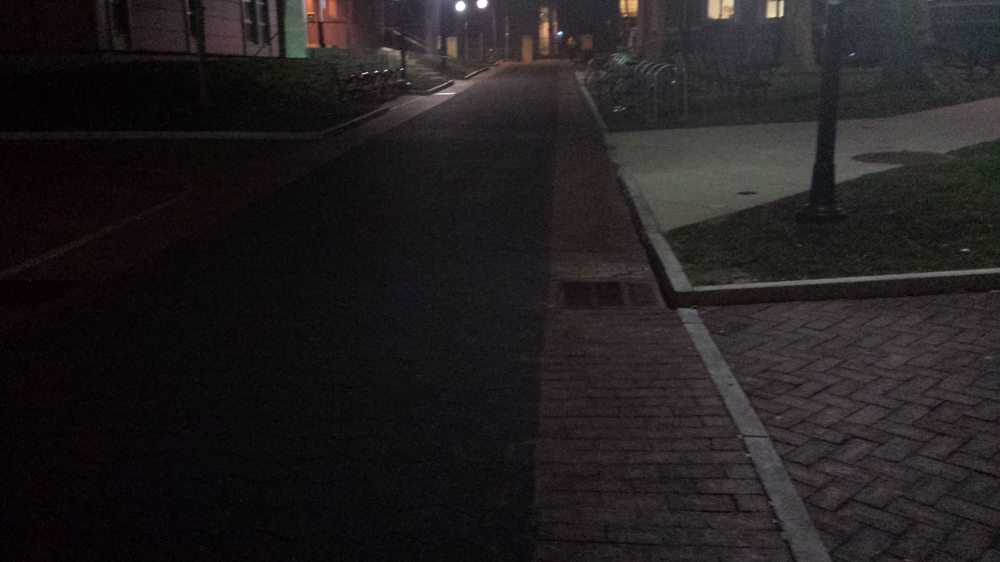
#> input picture image_proc/curb1.jpg, 1000 x 562 px, shrunk from 4128 x 2322 before the run
$ python detect_curb.py
#> lines starting #> are read from the running program, lines starting #| are printed output that depends on the picture; after the words box and inside, x2 and y2 are one past the last pixel; in counts of white or black regions, pixels touching at a corner belong together
import cv2
import numpy as np
im = cv2.imread('curb1.jpg')
#> im is the input picture: shape (562, 1000, 3); mean B, G, R 32.1, 30.5, 34.5
img_raw = im.copy()
imgray = cv2.cvtColor(im, cv2.COLOR_BGR2GRAY)
ret, thresh = cv2.threshold(imgray, 50, 255, cv2.THRESH_BINARY_INV)
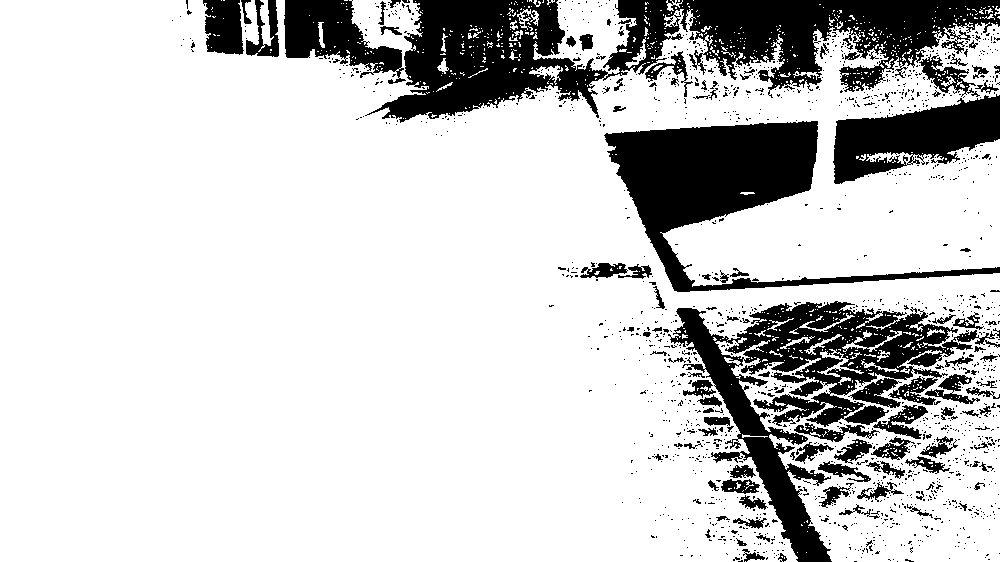
#> thresh: shape (562, 1000); 80.2% white; 1521 black regions (1408 under 20 px), largest, box (x1, y1, x2, y2) and area: (365, 0, 1000, 123) 35186, (668, 301, 1000, 562) 24023, (604, 121, 1000, 292) 19808
#cv2.imshow('Binary', thresh)
#cv2.waitKey()
kernel = np.ones((5,5), np.uint8)
dilation = cv2.dilate(thresh, kernel, iterations=5)
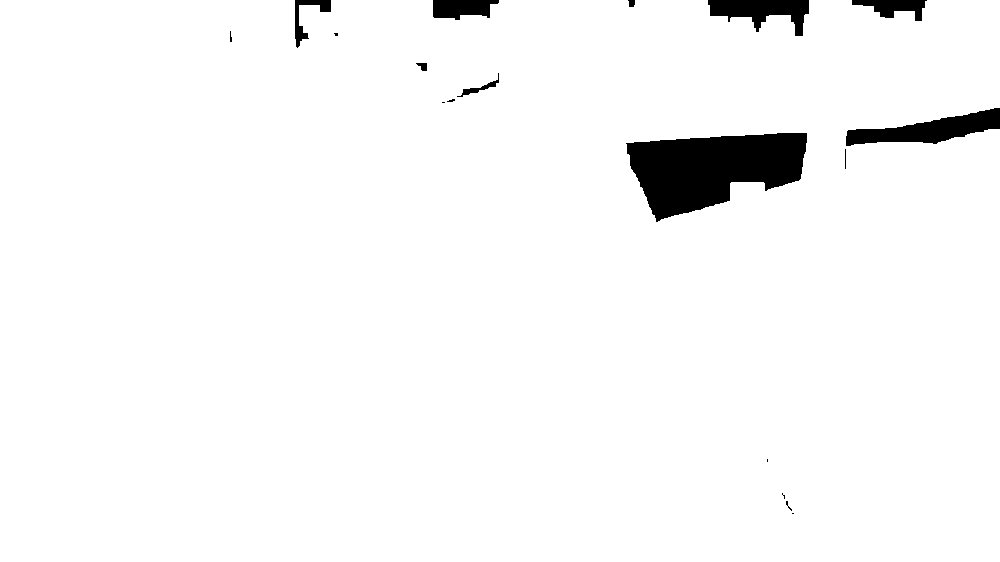
#> dilation: shape (562, 1000); 96.8% white; 18 black regions (8 under 20 px)
#cv2.imshow('Dilation', dilation)
#cv2.waitKey()
minLength = 300
conts_fin = []
ret, thresh = cv2.threshold(dilation, 127, 255, 0)
contours, hierarchy = cv2.findContours(thresh, cv2.RETR_TREE, cv2.CHAIN_APPROX_SIMPLE)
#> contours = 15 contours, 8 with area under 20; largest, box (x1, y1, x2, y2) and area: (0, 0, 1000, 562) 553027, (625, 132, 808, 223) 10574, (456, 72, 500, 98) 240, (415, 62, 428, 72) 75, (844, 148, 847, 170) 40, (229, 30, 233, 43) 28, (446, 98, 456, 103) 24

for i in range(len(contours)):
    x, y, w, h = cv2.boundingRect(contours[i])
    if w > minLength or h > minLength:
        conts_fin.append(contours[i])
#> this loop made 15 passes
#> (x, y, w, h) on passes 1 to 12: (0, 0, 1000, 562), (791, 512, 4, 3), (787, 505, 6, 7), (785, 500, 4, 7), (782, 494, 4, 6), (781, 492, 3, 4), (766, 458, 3, 5), (844, 148, 3, 22), (625, 132, 183, 91), (441, 101, 5, 3), (446, 98, 10, 5), (456, 72, 44, 26)
#> after the loop, conts_fin = 1 contour; box (x1, y1, x2, y2) and area: (0, 0, 1000, 562) 553027

cv2.drawContours(img_raw, conts_fin, -1, (0, 255, 0), 3)
#cv2.imshow('Contours', img_raw)
#cv2.waitKey()
x = len(img_raw[0])/2
#> x = 500
y=len(img_raw)
#> y = 562
cv2.line(img_raw, (x, 0), (x, y), (0, 0, 255), 3)
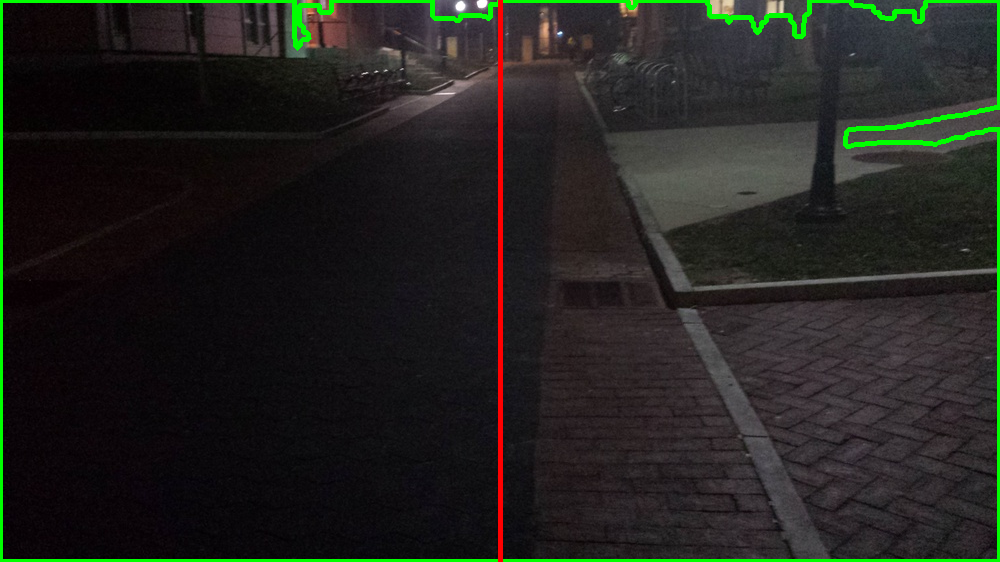
#> img_raw: shape (562, 1000, 3); mean B, G, R 30.9, 35.1, 34.4
for cnt in contours:
    cv2.fillPoly(img_raw, cnt, (0, 255, 0))
#> this loop made 15 passes
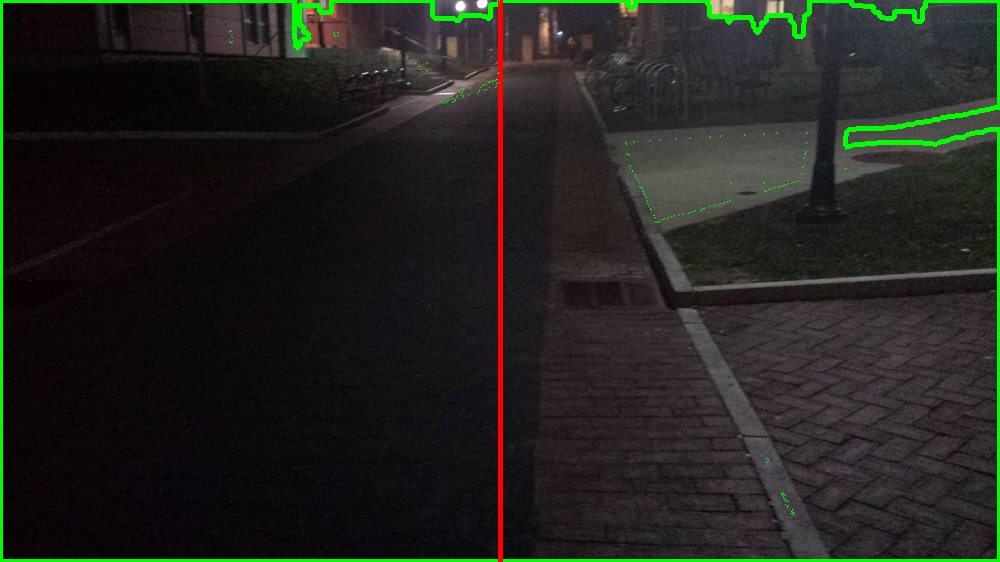
#> img_raw: shape (562, 1000, 3); 0.05% of pixels changed, all inside (x1, y1, x2, y2) = (229, 0, 847, 515)
cv2.imwrite('curb1_out.jpg', img_raw)

$ run again, with image_proc/curb10.jpg copied over image_proc/curb1.jpg
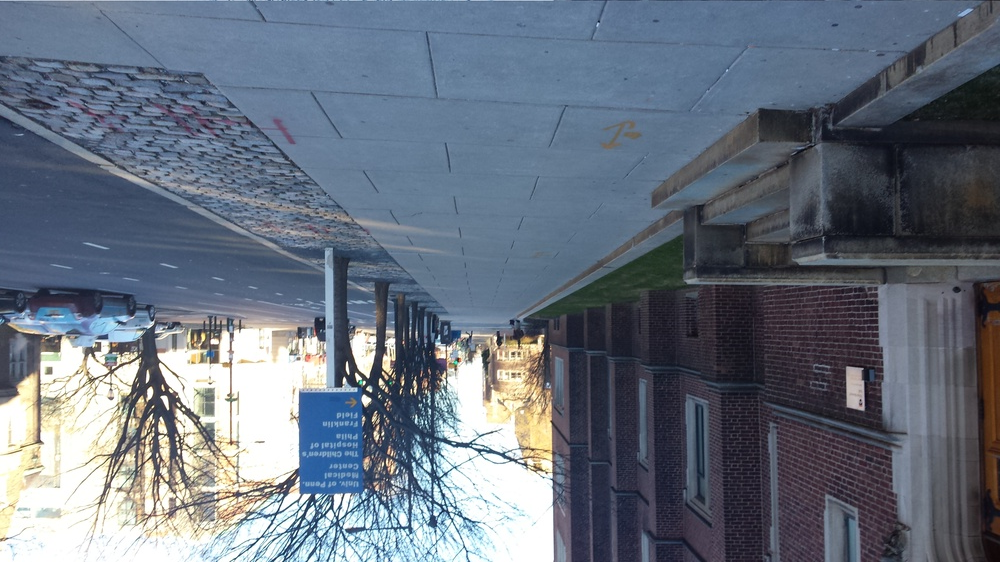
#> input picture image_proc/curb10.jpg, 1000 x 562 px, shrunk from 4128 x 2322 before the run
#> im is the input picture: shape (562, 1000, 3); mean B, G, R 126.3, 112.8, 103.3
#> `ret, thresh = cv2.threshold(imgray, 50, 255, cv2.THRESH_BINARY_INV)`:
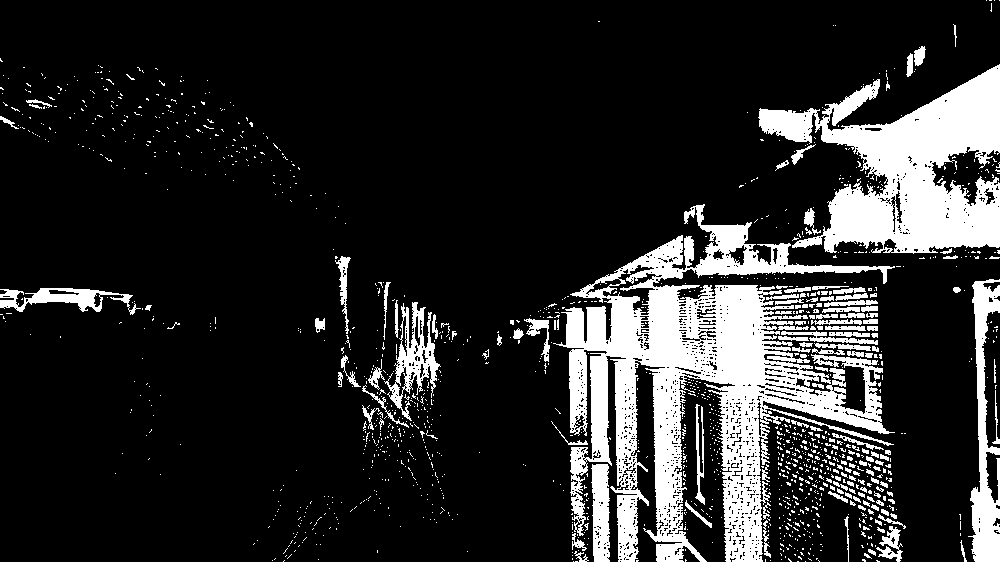
#> thresh: shape (562, 1000); 16.2% white; 1428 white regions (1277 under 20 px), largest, box (x1, y1, x2, y2) and area: (553, 204, 895, 562) 44654, (758, 64, 1000, 254) 22732, (968, 279, 1000, 562) 4310
#> dilation: shape (562, 1000); 46.3% white; 18 white regions
#> contours = 33 contours, 11 with area under 20; largest, box (x1, y1, x2, y2) and area: (243, 36, 1000, 562) 206780, (0, 48, 356, 234) 31216, (0, 278, 190, 345) 8067, (120, 371, 171, 446) 2638, (943, 14, 967, 57) 912
#> the loop `for i in range(len(contours)):` made 33 passes
#> (x, y, w, h) on passes 1 to 8: (457, 541, 21, 21), (367, 540, 21, 22), (513, 454, 23, 22), (138, 448, 33, 37), (105, 443, 28, 41), (469, 442, 21, 21), (170, 434, 21, 21), (120, 371, 51, 75)
#> after the loop `for i in range(len(contours)):`: conts_fin = 2 contours; box (x1, y1, x2, y2) and area: (243, 36, 1000, 562) 206780, (0, 48, 356, 234) 31216
#> `x = len(img_raw[0])/2`: x = 500
#> `y=len(img_raw)`: y = 562
#> the loop `for cnt in contours:` made 33 passes
#> cnt on passes 1, 2, 6, 7, 10, 11, 14, 27: [[457, 541], [457, 561], [477, 561], [477, 541]], [[367, 540], [367, 561], [387, 561], [387, 540]], [[469, 442], [469, 462], [489, 462], [489, 442]], [[170, 434], [170, 454], [190, 454], [190, 434]], [[132, 348], [132, 368], [152, 368], [152, 348]], [[50, 326], [50, 347], [70, 347], [70, 326]], [[111, 311], [112, 310], [113, 311], [112, 312]], [[285, 522], [286, 521], [287, 522], [286, 523]]
#> after the loop `for cnt in contours:`:
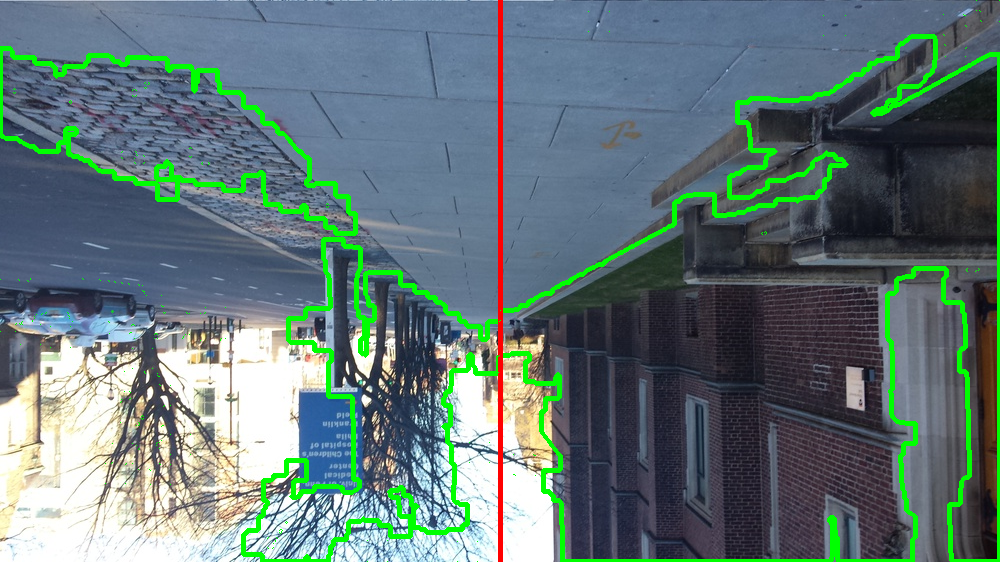
#> img_raw: shape (562, 1000, 3); mean B, G, R 118.6, 119, 98.2

$ run again, with image_proc/curb2.jpg copied over image_proc/curb1.jpg
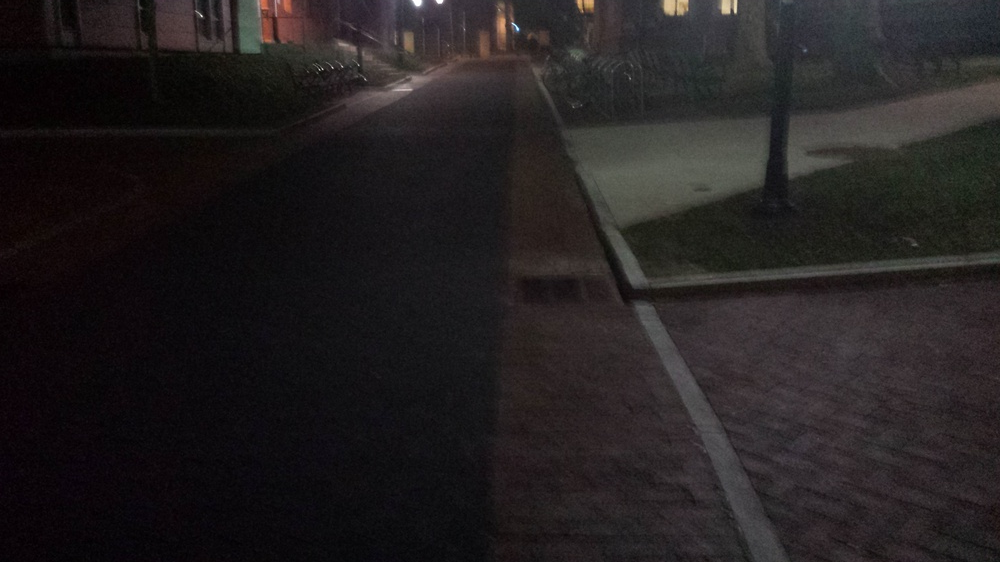
#> input picture image_proc/curb2.jpg, 1000 x 562 px, shrunk from 4128 x 2322 before the run
#> im is the input picture: shape (562, 1000, 3); mean B, G, R 32.7, 31.9, 35.7
#> `ret, thresh = cv2.threshold(imgray, 50, 255, cv2.THRESH_BINARY_INV)`:
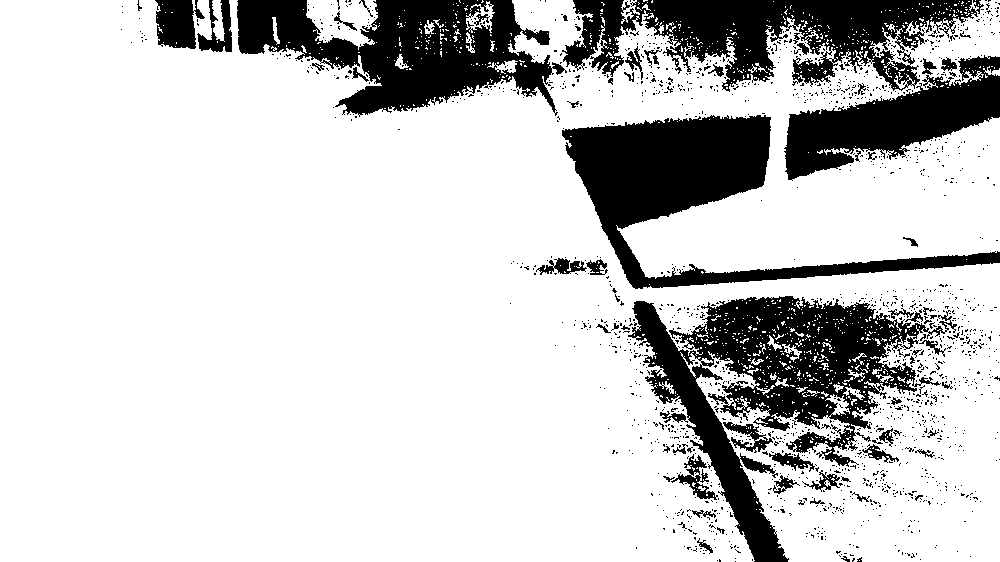
#> thresh: shape (562, 1000); 79.8% white; 1600 black regions (1532 under 20 px), largest, box (x1, y1, x2, y2) and area: (628, 296, 957, 562) 28130, (562, 115, 1000, 289) 21907, (237, 0, 567, 117) 19921
#> dilation: shape (562, 1000); 96.5% white; 21 black regions (8 under 20 px)
#> contours = 17 contours, 10 with area under 20; largest, box (x1, y1, x2, y2) and area: (0, 0, 1000, 562) 552298, (581, 127, 761, 216) 10891, (391, 62, 464, 96) 1132, (173, 22, 185, 33) 96, (795, 144, 801, 166) 44, (734, 482, 742, 497) 42, (371, 54, 378, 62) 35
#> the loop `for i in range(len(contours)):` made 17 passes
#> (x, y, w, h) on passes 1 to 8: (0, 0, 1000, 562), (755, 528, 3, 3), (754, 526, 3, 4), (744, 507, 3, 3), (742, 499, 3, 4), (741, 498, 3, 3), (740, 495, 3, 4), (734, 482, 8, 15)
#> after the loop `for i in range(len(contours)):`: conts_fin = 1 contour; box (x1, y1, x2, y2) and area: (0, 0, 1000, 562) 552298
#> `x = len(img_raw[0])/2`: x = 500
#> `y=len(img_raw)`: y = 562
#> the loop `for cnt in contours:` made 17 passes
#> cnt on passes 2, 4, 6, 9: [[755, 529], [756, 528], [757, 529], [756, 530]], [[744, 508], [745, 507], [746, 508], [745, 509]], [[741, 499], [742, 498], [743, 499], [742, 500]], [[728, 469], [729, 468], [730, 469], [729, 470]]
#> after the loop `for cnt in contours:`:
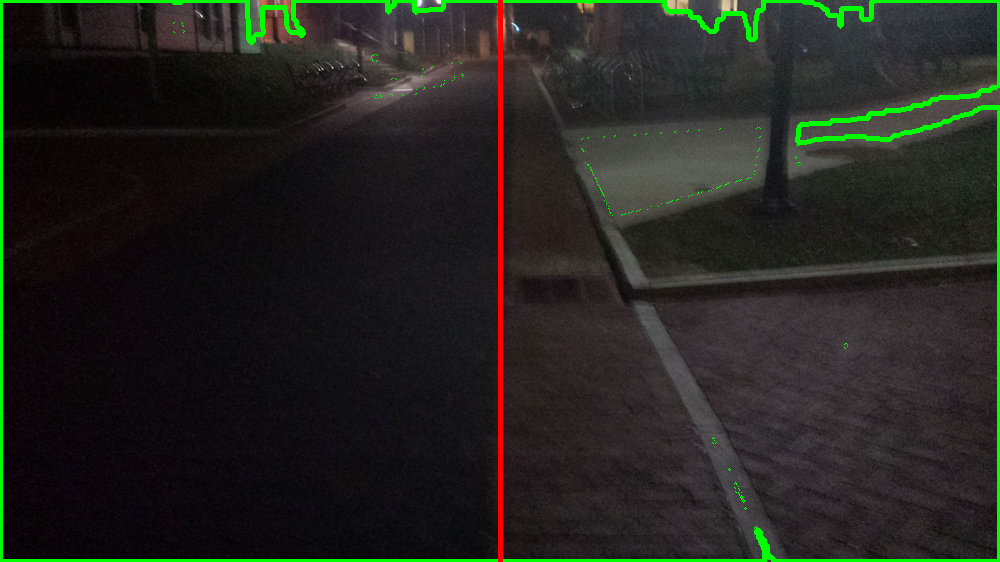
#> img_raw: shape (562, 1000, 3); mean B, G, R 31.3, 36.9, 35.5
